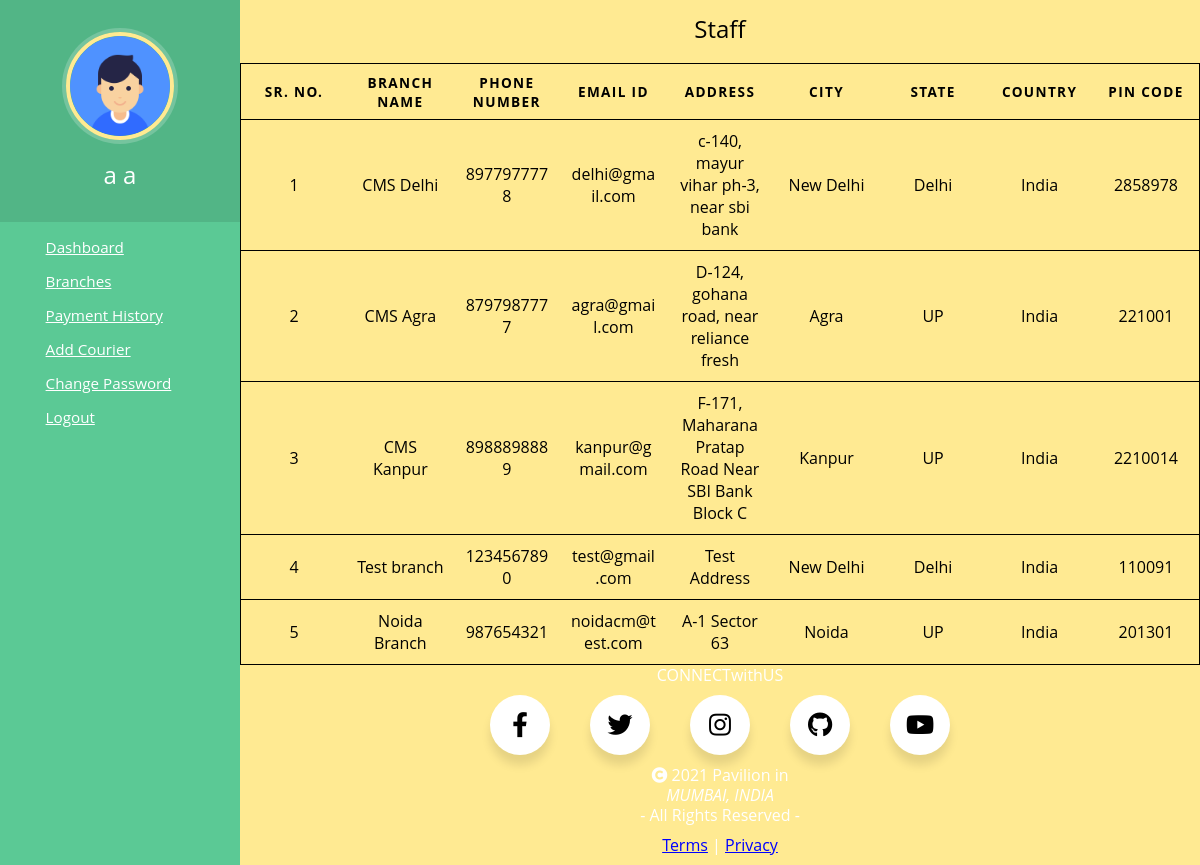
Page /customer/branch.php (signed in) on the committed database.
### tables this page shows
CREATE TABLE `tblcustomer` (
  `id` int(11) NOT NULL,
  `fname` varchar(120) NOT NULL,
  `lname` varchar(120) NOT NULL,
  `phone` int(11) NOT NULL,
  `email` varchar(50) NOT NULL,
  `password` varchar(50) NOT NULL,
  `address` varchar(120) NOT NULL,
  `city` varchar(120) NOT NULL,
  `state` varchar(120) NOT NULL,
  `country` varchar(120) NOT NULL,
  `pincode` varchar(120) NOT NULL
);

CREATE TABLE `tblbranch` (
  `ID` int(11) NOT NULL,
  `BranchName` varchar(120) DEFAULT NULL,
  `BranchContactnumber` bigint(11) DEFAULT NULL,
  `BranchEmail` varchar(120) DEFAULT NULL,
  `BranchAddress` varchar(120) DEFAULT NULL,
  `BranchCity` varchar(120) DEFAULT NULL,
  `BranchState` varchar(120) DEFAULT NULL,
  `BranchPincode` varchar(120) DEFAULT NULL,
  `BranchCountry` varchar(120) DEFAULT NULL
);

### customer/branch.php (the view, shortened to what this page needs)
<?php
include('../includes/dbconnection.php');
if (strlen($_SESSION['cmsaid']==0)) {
    header('location:logout.php');
    } else{
?>
<html lang="en">
<head>
    <link href="./css/table.css" rel="stylesheet">
    <link href="./css/header.css" rel="stylesheet"/>
    <link href="../css/footer.css" rel="stylesheet">
    <link rel="stylesheet" href="https://cdnjs.cloudflare.com/ajax/libs/font-awesome/4.7.0/css/font-awesome.min.css">
    <link rel="stylesheet" href="https://cdnjs.cloudflare.com/ajax/libs/font-awesome/5.13.0/css/all.min.css">
</head>
<body>
<?php include_once('./include/header.php');?>
<table>
  <caption> Staff</caption>
  <thead>
    <tr>
    <th scope="col">SR. NO.</th>
      <th scope="col">Branch Name</th>
      <th scope="col">Phone Number</th>
      <th scope="col">Email ID</th>
      <th scope="col">Address</th>
      <th scope="col">City</th>
      <th scope="col">State </th>
      <th scope="col">Country</th>
      <th scope="col">Pin Code </th>
    </tr>
  </thead>
  <tbody>
<?php
  $ret=mysqli_query($con,"SELECT * FROM tblbranch");
  $num=mysqli_num_rows($ret);
  if($num >0){
    $count=0;
  while ($row=mysqli_fetch_array($ret)) {
    $count++;
  ?>
    <tr>
      <td scope="row" data-label="SR. NO."><?php echo $count;?></td>
      <td data-label="Branch Name"><?php echo $row["BranchName"];?></td>
      <td data-label="Phone Number"><?php echo $row["BranchContactnumber"];?></td>
      <td data-label="Email ID"><?php echo $row["BranchEmail"];?></td>
      <td data-label="Address"><?php echo $row["BranchAddress"];?></td>
      <td data-label="City"><?php echo $row["BranchCity"];?></td>
      <td data-label="State"><?php echo $row["BranchState"];?></td>
      <td data-label="Country"><?php echo $row["BranchCountry"];?></td>
      <td data-label="Pin Code"><?php echo $row["BranchPincode"];?></td>
      </tr>
<?php } }
?>
  </tbody>
</table>
<?php include_once('../includes/footer.php');?>
</body>
</html>
<?php   }?>

### customer/include/header.php (shortened to what this page needs)
<?php
$admid=$_SESSION['cmsaid'];
$ret=mysqli_query($con,"select * from tblcustomer where id='$admid'");
$row=mysqli_fetch_array($ret);
$fname=$row['fname'];
$lname=$row['lname'];
?>
<nav class="menu" tabindex="0">
  <header class="avatar">
		<img src="../includes/user.png " />
    <h2><?php echo $fname." ".$lname; ?></h2>
  </header>
	<ul>
  <li tabindex="0" class="icon-dashboard"><a href="dashboard.php"><span>Dashboard</span></a></li>
    <li tabindex="0" class="icon-shop"><a href="branch.php"><span>Branches</span></a></li>
    <li tabindex="0" class="icon-history"><a href="payhistory.php"><span>Payment History</span></a></li>
    <li tabindex="0" class="icon-courier"><a href="addcourier.php"><span>Add Courier</span></a></li>
    <li tabindex="0" class="icon-change"><a href="changepassword.php"><span>Change Password</span></a></li>
    <li tabindex="0" class="icon-logout"><a href="../includes/logout.php"><span>Logout</span></a></li>
  </ul>
</nav>

### customer/css/table.css (style rules this page uses)
body { font-family: "Open Sans", sans-serif; line-height: 1.25; }
table { color:black; background: transparent; border: 1px solid #ccc; border-collapse: collapse; margin: 0; padding: 0; width: 100%; table-layout: fixed; }
table caption { font-size: 1.5em; margin: .5em 0 .75em; }
table tr { border: 1px solid rgb(0, 0, 0); padding: .35em; }
table th, table td { padding: .625em; text-align: center; overflow-wrap: break-word; }
table th { font-size: .85em; letter-spacing: .1em; text-transform: uppercase; }

### customer/css/header.css (style rules this page uses)
body { background: #ffea92; margin: 0; font-family: "Open Sans", Helvetica Neue, Helvetica, Arial, sans-serif; color: #fff; padding-left: 240px; }
li a,a:visited { color:white; }
.menu { background: #5bc995; height: 100%; width: 240px; position: fixed; top: 0; left: 0; z-index: 5; outline: none; }
.menu .avatar { background: rgba(0, 0, 0, 0.1); padding: 2em 0.5em; text-align: center; }
.menu .avatar img { width: 100px; border-radius: 50%; overflow: hidden; border: 4px solid #ffea92; box-shadow: 0 0 0 4px rgba(255, 255, 255, 0.2); }
.menu .avatar h2 { font-weight: normal; margin-bottom: 0; }
.menu ul { list-style: none; padding: 0.5em 0; margin: 0; }
.menu ul li { padding: 0.5em 1em 0.5em 3em; font-size: 0.95em; font-weight: regular; background-repeat: no-repeat; background-position: left 15px center; background-size: auto 20px; transition: all 0.15s linear; cursor: pointer; }
.menu ul li.icon-dashboard { background-image: url("http://www.entypo.com/images//gauge.svg"); }
.menu ul li.icon-shop { background-image: url("http://www.entypo.com/images//shop.svg"); }
.menu ul li.icon-courier { background-image: url("http://www.entypo.com/images//box.svg"); }
.menu ul li.icon-history { background-image: url("http://www.entypo.com/images//back-in-time.svg"); }
.menu ul li.icon-change { background-image: url("http://www.entypo.com/images//cog.svg"); }
.menu ul li.icon-logout { background-image: url("http://www.entypo.com/images//log-out.svg"); }

### rows in the picture
tblcustomer: fname "a", lname "a"
tblbranch: BranchName "CMS Delhi", BranchContactnumber "8977977778", BranchEmail "delhi@gmail.com", BranchAddress "c-140, mayur vihar ph-3, near sbi bank", BranchCity "New Delhi", BranchState "Delhi", BranchCountry "India", BranchPincode "2858978"
tblbranch: BranchName "CMS Agra", BranchContactnumber "8797987777", BranchEmail "agra@gmail.com", BranchAddress "D-124, gohana road, near reliance fresh", BranchCity "Agra", BranchState "UP", BranchCountry "India", BranchPincode "221001"
tblbranch: BranchName "CMS Kanpur", BranchContactnumber "8988898889", BranchEmail "kanpur@gmail.com", BranchAddress "F-171, Maharana Pratap Road Near SBI Bank Block C", BranchCity "Kanpur", BranchState "UP", BranchCountry "India", BranchPincode "2210014"
tblbranch: BranchName "Test branch", BranchContactnumber "1234567890", BranchEmail "test@gmail.com", BranchAddress "Test Address", BranchCity "New Delhi", BranchState "Delhi", BranchCountry "India", BranchPincode "110091"
tblbranch: BranchName "Noida Branch", BranchContactnumber "987654321", BranchEmail "noidacm@test.com", BranchAddress "A-1 Sector 63", BranchCity "Noida", BranchState "UP", BranchCountry "India", BranchPincode "201301"
